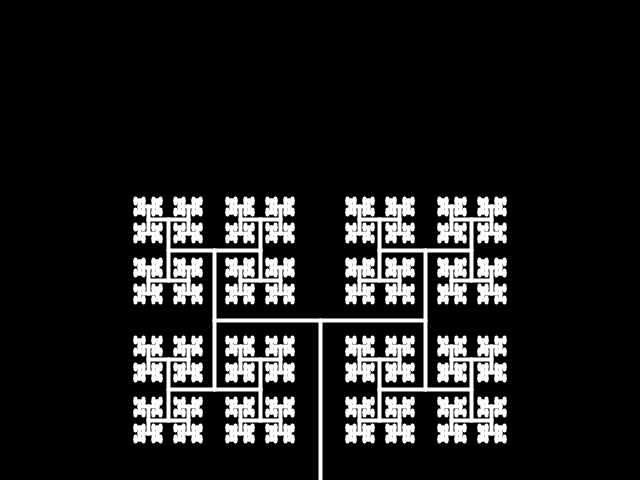
Frame 1 (no input)
Frame 60 (the mouse pressed at the canvas centre just before this capture): identical to frame 1, image omitted
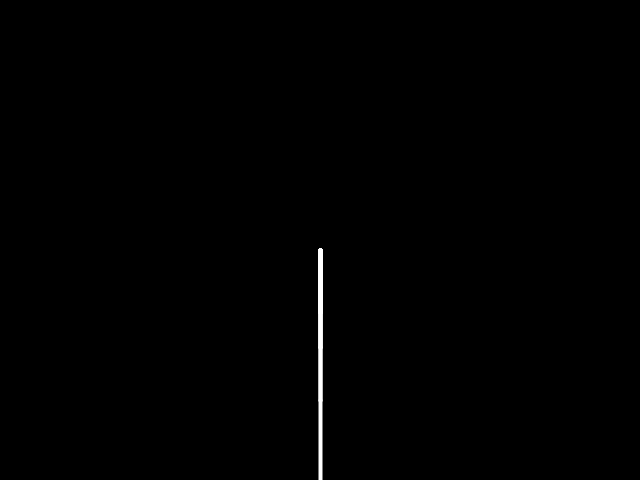
Frame 120 (the mouse held since frame 60 and released just before this capture)

The Processing sketch that drew these frames (run headless with seeded random() and noise(); from frame 60 on, the mouse is pressed at the canvas centre):

// Processing sketch: Tree
// ── Tree.pde

float theta = radians(30);

void setup()
{
  size(640, 480);
}

void draw()
{
  background(0);
  stroke(255);
  strokeWeight(4);
  translate(width/2, height);
  theta = radians (map (mouseX, 0, width, -90, 90));
  float len = map (mouseY, 0, height, height/3, 0);
  branch(len);
}

// Each branch now receives
// its length as an argument.
void branch(float len) {

  line(0, 0, 0, -len);
  translate(0, -len);

  // Each branch’s length
  // shrinks by two-thirds.
  len *= 0.66 ;

  if (len > 2) {
    pushMatrix();
    rotate(theta);
    // Subsequent calls to branch()
    // include the length argument.
    branch(len);
    popMatrix();

    pushMatrix();
    rotate(-theta);
    branch(len);
    popMatrix();
  }
}

void keyPressed()
{
  save("tree.png");
}
